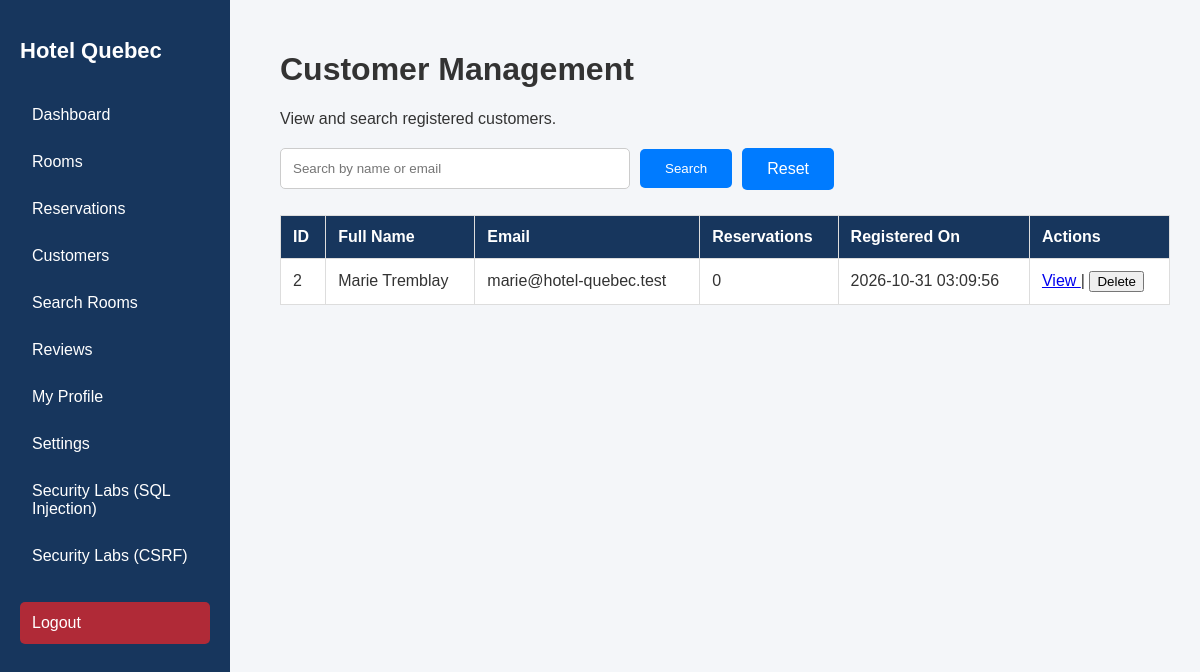
The page /admin/customers.php (signed in) on the database its author committed.
### tables this page shows
CREATE TABLE `users` (
  `id` int(11) NOT NULL AUTO_INCREMENT,
  `full_name` varchar(150) NOT NULL,
  `email` varchar(150) NOT NULL,
  `password` varchar(255) NOT NULL,
  `role` enum('admin','customer') NOT NULL DEFAULT 'customer',
  `created_at` timestamp NULL DEFAULT current_timestamp(),
  PRIMARY KEY (`id`),
  UNIQUE KEY `email` (`email`)
);

### admin/customers.php (the view, shortened to what this page needs)
<?php
require_once "../config/database.php";
function e($value) {
    return htmlspecialchars((string)$value, ENT_QUOTES, "UTF-8");
}
$search = trim($_GET["search"] ?? "");
$sql = "SELECT u.id, u.full_name, u.email, u.created_at,
               COUNT(r.id) AS total_reservations
        FROM users u
        LEFT JOIN reservations r ON u.id = r.user_id
        WHERE u.role = 'customer'";
$params = [];
$sql .= " GROUP BY u.id, u.full_name, u.email, u.created_at
          ORDER BY u.id DESC";
$stmt = $pdo->prepare($sql);
$stmt->execute($params);
$customers = $stmt->fetchAll(PDO::FETCH_ASSOC);
?>
<!DOCTYPE html>
<html lang="en">
<head>
    <link rel="stylesheet" href="../assets/css/style.css">
</head>
<body>
<?php include "../includes/sidebar.php"; ?>
<div class="dashboard-content">
    <h1>Customer Management</h1>
    <p>View and search registered customers.</p>
    <form method="GET" class="search-form">
        <input type="text" name="search"
               placeholder="Search by name or email"
               value="<?= e($search) ?>">
        <button type="submit" class="btn">Search</button>
        <a href="customers.php" class="btn">Reset</a>
    </form>
    <table class="data-table">
        <thead>
            <tr>
                <th>ID</th>
                <th>Full Name</th>
                <th>Email</th>
                <th>Reservations</th>
                <th>Registered On</th>
                <th>Actions</th>
            </tr>
        </thead>
        <tbody>
        <?php foreach ($customers as $customer): ?>
            <tr>
                <td><?= e($customer["id"]) ?></td>
                <td><?= e($customer["full_name"]) ?></td>
                <td><?= e($customer["email"]) ?></td>
                <td><?= e($customer["total_reservations"]) ?></td>
                <td><?= e($customer["created_at"]) ?></td>
                <td>
                    <a href="customer.php?id=<?= (int)$customer["id"] ?>">
                        View
                    </a>
                    <?php if ((int)$customer["total_reservations"] === 0): ?>
                        |
                        <form method="POST" action="delete_customer.php"
                              style="display:inline"
                              onsubmit="return confirm('Delete this customer?')">
                            <button type="submit">Delete</button>
                        </form>
                    <?php endif; ?>
                </td>
            </tr>
        <?php endforeach; ?>
        </tbody>
    </table>
</div>
</body>
</html>

### assets/css/style.css (style rules this page uses)
* { box-sizing: border-box; }
body { margin: 0; font-family: Arial, sans-serif; background-color: #f4f6f9; color: #333; }
.btn { display: inline-block; margin-top: 20px; padding: 12px 25px; background-color: #007bff; color: white; text-decoration: none; border-radius: 5px; }
.dashboard-content { margin-left: 250px; padding: 30px; }
.data-table { width: 100%; border-collapse: collapse; margin-top: 25px; background: white; }
.data-table th, .data-table td { padding: 12px; border: 1px solid #ddd; text-align: left; }
.data-table th { background: #17365d; color: white; }
.search-form { display: flex; gap: 10px; align-items: center; margin: 20px 0; }
.search-form input { width: 350px; max-width: 100%; padding: 12px; border: 1px solid #ccc; border-radius: 5px; }
.search-form .btn { margin-top: 0; border: none; cursor: pointer; }

### rows shown on the page
users: id "2", full_name "Marie Tremblay", email "marie@hotel-quebec.test", total_reservations "0", created_at "2026-10-31 03:09:56"
